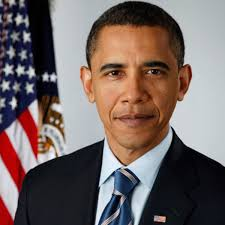
#> input picture Photo.jpeg, 225 x 225 px, given in place of the camera
$ python test.py
#> lines starting #> are read from the running program, lines starting #| are printed output that depends on the picture; after the words box and inside, x2 and y2 are one past the last pixel; in counts of white or black regions, pixels touching at a corner belong together
import cv2
import numpy as np

cap = cv2.VideoCapture(0)
kernel = np.ones((5, 5), np.uint8)
while True:
    s, img = cap.read()
#> img is the input picture: shape (225, 225, 3); mean B, G, R 99.9, 102.1, 116.3
    imgGray = cv2.cvtColor(img, cv2.COLOR_BGR2GRAY)
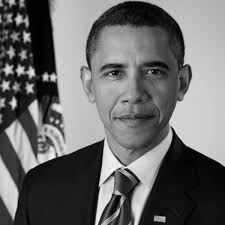
#> imgGray: shape (225, 225); min 0, max 249, mean 106.1
    imgCanny = cv2.Canny(img, 100, 100)
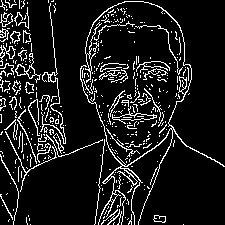
#> imgCanny: shape (225, 225); 10.8% white in thin lines or dots
    imgDialation = cv2.dilate(imgCanny, kernel, iterations=1)
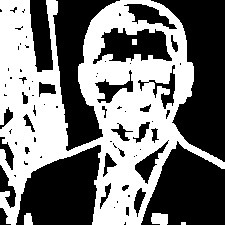
#> imgDialation: shape (225, 225); 46.7% white; 5 white regions (1 under 20 px), largest, box (x1, y1, x2, y2) and area: (0, 0, 225, 225) 23325, (151, 213, 168, 225) 181, (24, 213, 33, 225) 92, (132, 39, 137, 45) 30

    cv2.imshow("Gl", img)
    cv2.imshow("Gr", imgGray)
    cv2.imshow("Cn", imgCanny)
    cv2.imshow("Ba", imgDialation)
    if cv2.waitKey(1) & 0xFF == ord('q'):
#> (key q is pressed here)
        break
